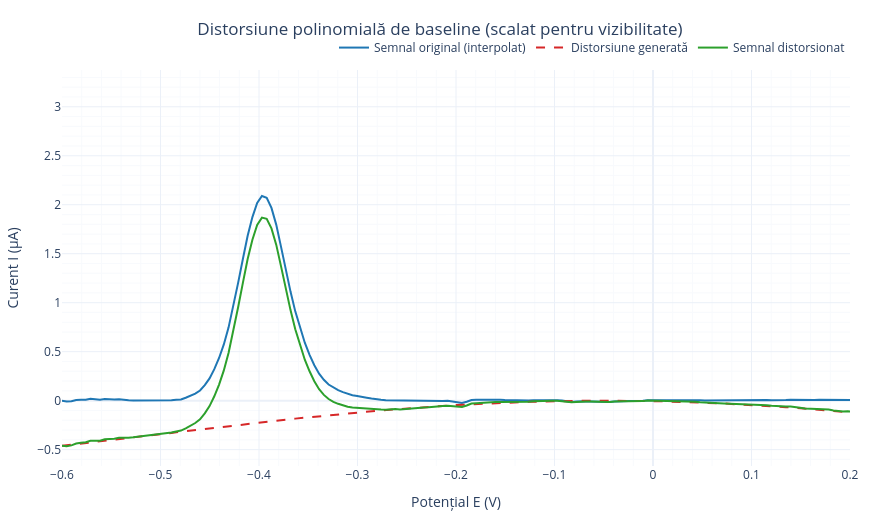

Notebook source saved alongside this figure:
### Code cell
# Graph 2 - polynomial baseline distortion
#
# SignalAugmentor.apply_polynomial_baseline_distortion() din augmentation_pipeline.py
# SCALED: baseline_amp_max_uA (0.05 -> 3.0) for visibility
demo_config_baseline = AugmentationConfig(baseline_amp_max_uA=3.0)
demo_augmentor_baseline = SignalAugmentor(calibration, augmentor.ip_spline, augmentor.noise_model, demo_config_baseline)

np.random.seed(106)
I_distorted = demo_augmentor_baseline.apply_polynomial_baseline_distortion(I_base.copy(), C_TARGET)
distortion = I_distorted - I_base

fig = go.Figure()

fig.add_trace(go.Scatter(
    x=E, y=I_base,
    mode='lines', name='Semnal original (interpolat)',
    line=dict(color='#1f77b4', width=2)
))
fig.add_trace(go.Scatter(
    x=E, y=distortion,
    mode='lines', name='Distorsiune generată',
    line=dict(color='#d62728', width=2, dash='dash')
))
fig.add_trace(go.Scatter(
    x=E, y=I_distorted,
    mode='lines', name='Semnal distorsionat',
    line=dict(color='#2ca02c', width=2)
))

fig = apply_default_plotly_layout(
    fig,
    title_text='Distorsiune polinomială de baseline (scalat pentru vizibilitate)',
    xaxis_title='Potențial E (V)',
    yaxis_title='Curent I (µA)'
)
fig.update_xaxes(range=[-0.6, 0.2])
fig.show()

### Figure 1 — Plotly figure (JSON) as saved in the notebook; plotly's stock layout.template omitted (floating-point values rounded to 4 significant figures; data arrays with more than 128 entries replaced by an {"elided": "..."} marker saying what was removed)
{"data": [{"line": {"color": "#1f77b4", "width": 2}, "mode": "lines", "name": "Semnal original (interpolat)", "type": "scatter", "x": {"elided": "229 float values"}, "y": {"elided": "229 float values"}}, {"line": {"color": "#d62728", "dash": "dash", "width": 2}, "mode": "lines", "name": "Distorsiune generată", "type": "scatter", "x": {"elided": "229 float values"}, "y": {"elided": "229 float values"}}, {"line": {"color": "#2ca02c", "width": 2}, "mode": "lines", "name": "Semnal distorsionat", "type": "scatter", "x": {"elided": "229 float values"}, "y": {"elided": "229 float values"}}], "layout": {"height": 520, "legend": {"orientation": "h", "x": 1, "xanchor": "right", "y": 1.02, "yanchor": "bottom"}, "margin": {"b": 50, "l": 60, "r": 30, "t": 70}, "title": {"text": "Distorsiune polinomială de baseline (scalat pentru vizibilitate)", "x": 0.5, "xanchor": "center"}, "width": 880, "xaxis": {"minor": {"showgrid": true}, "range": [-0.6, 0.2], "showgrid": true, "title": {"text": "Potențial E (V)"}}, "yaxis": {"minor": {"showgrid": true}, "showgrid": true, "title": {"text": "Curent I (µA)"}}}}
